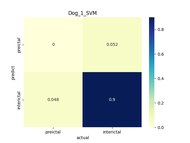
#> input picture Pres/P_TPBaseDog_1.png, 190 x 143 px, shrunk from 640 x 480 before the run; its folder holds 6 pictures in this run
$ python makefig.py
#> lines starting #> are read from the running program, lines starting #| are printed output that depends on the picture
from PIL import Image

def nameList(Func):
#> called with Func = 'Base'
	l = []

	for i in range(1,6):
		l.append('P_TP%sDog_%d.png'%(Func,i))
	for i in range(1,3):
		l.append('P_TP%sPatient_%d.png'%(Func,i))

	return l

def nameLCR():
	l = []

	for i in range(1,6):
		l.append('P_Dog_%d_CR.png'%(i))
	for i in range(1,3):
		l.append('P_Patient_%d_CR.png'%(i))

	return l


def sumPart(f):
	if f != '':
		imL = [Image.open(fn) for fn in nameList(f)]
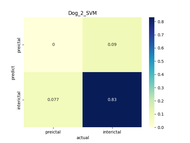
#> input picture Pres/P_TPBaseDog_2.png, 190 x 143 px, shrunk from 640 x 480 before the run
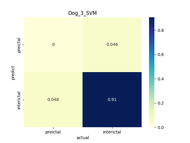
#> input picture Pres/P_TPBaseDog_3.png, 190 x 143 px, shrunk from 640 x 480 before the run
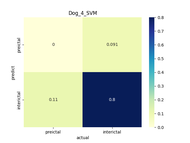
#> input picture Pres/P_TPBaseDog_4.png, 190 x 143 px, shrunk from 640 x 480 before the run
	else:
		imL = [Image.open(fn) for fn in nameLCR()]

	width,height = imL[0].size

	result = Image.new(imL[0].mode,(width,height*len(imL)))

	for i,im in enumerate(imL):
		result.paste(im,box=(0,i*height))

	if f != '':
		f += '_'
	result.save(f+'Summary.png')

def com():
	imN = ['Base_Summary.png','stretch_Summary.png','Summary.png']
	imL = [Image.open(fn) for fn in imN]

	width,height = imL[0].size
	result = Image.new(imL[0].mode,(width*3,height))

	for i,im in enumerate(imL):
		result.paste(im,box=(i*width,0))

	result.save('Compare.png')

#> (the run stopped early here; a loop or call above may not have finished)
